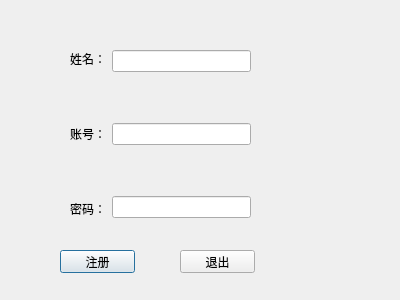
<?xml version="1.0" encoding="UTF-8"?>
<ui version="4.0">
 <class>register</class>
 <widget class="QDialog" name="register">
  <property name="geometry">
   <rect>
    <x>0</x>
    <y>0</y>
    <width>400</width>
    <height>300</height>
   </rect>
  </property>
  <property name="windowTitle">
   <string>Dialog</string>
  </property>
  <widget class="QPushButton" name="pushButton">
   <property name="geometry">
    <rect>
     <x>60</x>
     <y>250</y>
     <width>75</width>
     <height>23</height>
    </rect>
   </property>
   <property name="text">
    <string>注册</string>
   </property>
  </widget>
  <widget class="QPushButton" name="pushButton_2">
   <property name="geometry">
    <rect>
     <x>180</x>
     <y>250</y>
     <width>75</width>
     <height>23</height>
    </rect>
   </property>
   <property name="text">
    <string>退出</string>
   </property>
  </widget>
  <widget class="QWidget" name="">
   <property name="geometry">
    <rect>
     <x>70</x>
     <y>50</y>
     <width>181</width>
     <height>168</height>
    </rect>
   </property>
   <layout class="QGridLayout" name="gridLayout">
    <item row="0" column="0">
     <layout class="QVBoxLayout" name="verticalLayout">
      <item>
       <widget class="QLabel" name="label">
        <property name="text">
         <string>姓名：</string>
        </property>
       </widget>
      </item>
      <item>
       <spacer name="verticalSpacer">
        <property name="orientation">
         <enum>Qt::Vertical</enum>
        </property>
        <property name="sizeHint" stdset="0">
         <size>
          <width>20</width>
          <height>40</height>
         </size>
        </property>
       </spacer>
      </item>
      <item>
       <widget class="QLabel" name="label_2">
        <property name="text">
         <string>账号：</string>
        </property>
       </widget>
      </item>
      <item>
       <spacer name="verticalSpacer_2">
        <property name="orientation">
         <enum>Qt::Vertical</enum>
        </property>
        <property name="sizeHint" stdset="0">
         <size>
          <width>20</width>
          <height>40</height>
         </size>
        </property>
       </spacer>
      </item>
      <item>
       <widget class="QLabel" name="label_3">
        <property name="text">
         <string>密码：</string>
        </property>
       </widget>
      </item>
     </layout>
    </item>
    <item row="0" column="1">
     <layout class="QVBoxLayout" name="verticalLayout_2">
      <item>
       <widget class="QLineEdit" name="lineEdit"/>
      </item>
      <item>
       <spacer name="verticalSpacer_3">
        <property name="orientation">
         <enum>Qt::Vertical</enum>
        </property>
        <property name="sizeHint" stdset="0">
         <size>
          <width>20</width>
          <height>40</height>
         </size>
        </property>
       </spacer>
      </item>
      <item>
       <widget class="QLineEdit" name="lineEdit_2"/>
      </item>
      <item>
       <spacer name="verticalSpacer_4">
        <property name="orientation">
         <enum>Qt::Vertical</enum>
        </property>
        <property name="sizeHint" stdset="0">
         <size>
          <width>20</width>
          <height>40</height>
         </size>
        </property>
       </spacer>
      </item>
      <item>
       <widget class="QLineEdit" name="lineEdit_3"/>
      </item>
     </layout>
    </item>
   </layout>
  </widget>
 </widget>
 <resources/>
 <connections/>
</ui>
